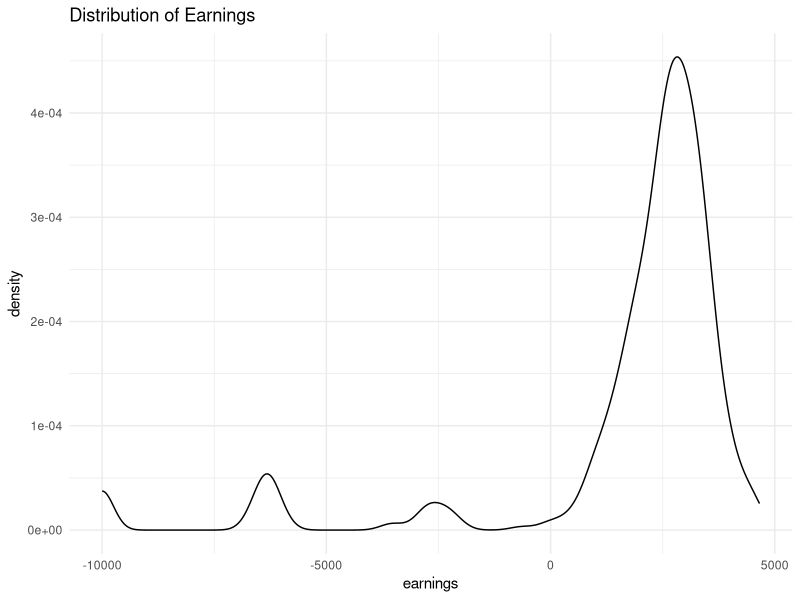
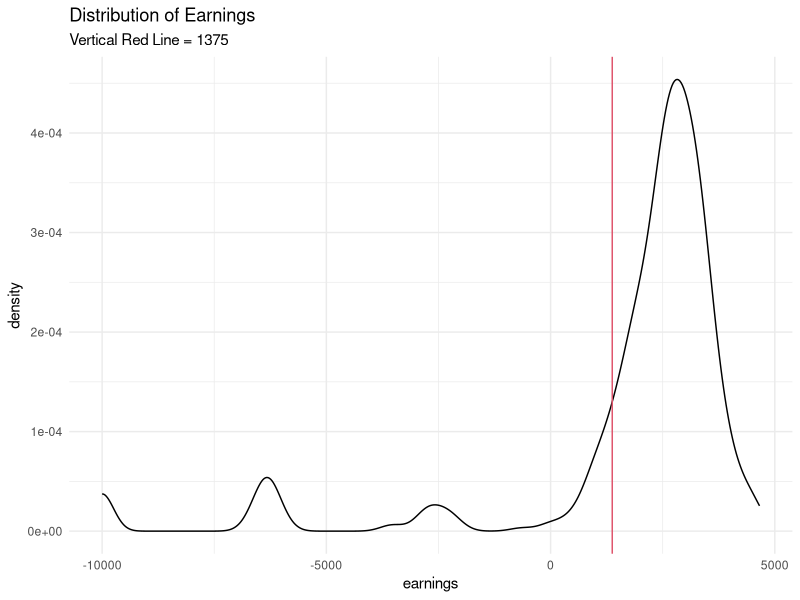
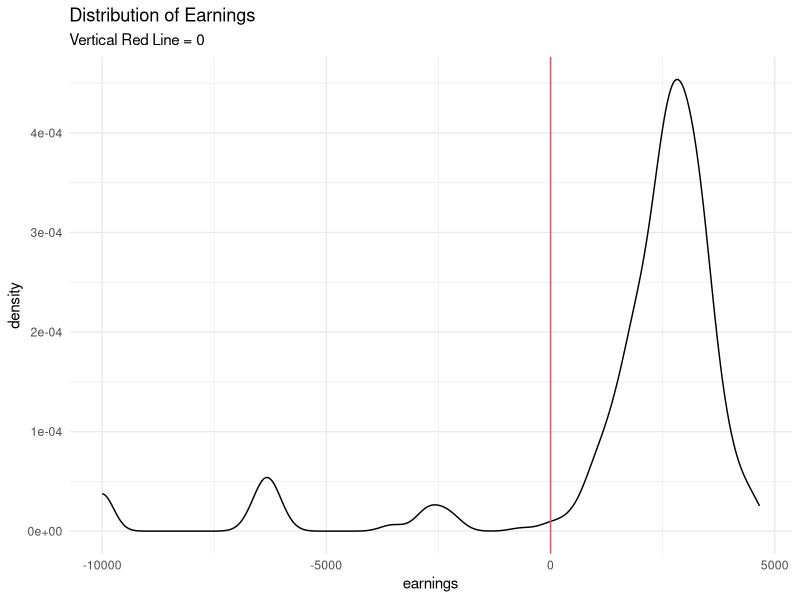
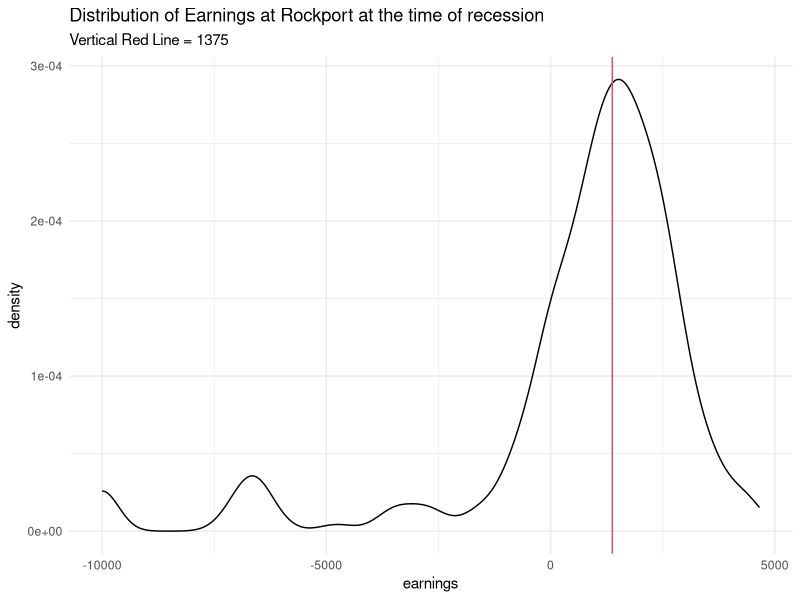

The R script that drew these images, in order:
## ---- chunk 1
knitr::opts_chunk$set(echo = TRUE, message = FALSE, warning = FALSE)

## ---- chunk 2
# Load packages
library(tidyverse) 

# Define n
n <- 500

# Empty data frame for 1000 simulated days
data <- data.frame(day = seq(1:n),
                demand = NA, # demand in Rockport
                quantity = NA, # quantity sold
                price = NA, # price per pound
                cost = 10000, # cost of daily operations
                earnings = NA)

head(data)

## ---- chunk 3
set.seed(123)
rnorm(1000) %>% mean()
rnorm(1000) %>% mean()

## ---- chunk 4
set.seed(123)
rnorm(1000) %>% mean()

set.seed(123)
rnorm(1000) %>% mean()

## ---- chunk 5
set.seed(123)

sim <- data %>% 
  mutate(demand=sample(x = c(0, 1000, 2000, 3000,4000,5000,6000),
                                 size = n,
                                 replace = T,
                                 prob = c(.02,.03, 0.05, 0.08,0.33,0.29,0.2)),
          quantity=if_else(demand>=3500,3500,demand),
          price=rnorm(n = n, mean = 3.65, sd = 0.2),
          earnings=price * quantity-10000
         )

## ---- chunk 6
ggplot(sim, aes(earnings)) +
  geom_density() +
  theme_minimal()+
  labs(title = "Distribution of Earnings")

## ---- chunk 7

ggplot(sim, aes(earnings)) +
  geom_density() +
  geom_vline(xintercept = 1375, col = 2) +
  theme_minimal()+
   labs(title = "Distribution of Earnings",
       subtitle = "Vertical Red Line = 1375")

(sim$earnings > 1375) %>%
  mean 

## ---- chunk 8

ggplot(sim, aes(earnings)) +
  geom_density() +
  geom_vline(xintercept = 0, col = 2) +
  theme_minimal()+
  labs(title = "Distribution of Earnings",
       subtitle = "Vertical Red Line = 0")

(sim$earnings < 0) %>%
  mean
## ---- chunk 9
sim$earnings %>%
  mean
## ---- chunk 10
set.seed(123)

sim2 <- data %>% 
  mutate(demand=sample(x = c(0, 1000, 2000, 3000,4000,5000,6000),
                                 size = n,
                                 replace = T,
                                 prob = c(.02,.03, 0.05, 0.08,0.33,0.29,0.2)),
          quantity=if_else(demand>=3500,3500,demand),
          price=rnorm(n = n, mean = 3.3, sd = 0.33),
          earnings=price * quantity-10000
         )


(sim2$earnings > 1375) %>%
  mean 

ggplot(sim2, aes(earnings)) +
  geom_density() +
  geom_vline(xintercept = 1375, col = 2) +
  theme_minimal()+
  labs(title = "Distribution of Earnings at Rockport at the time of recession",
       subtitle = "Vertical Red Line = 1375")

